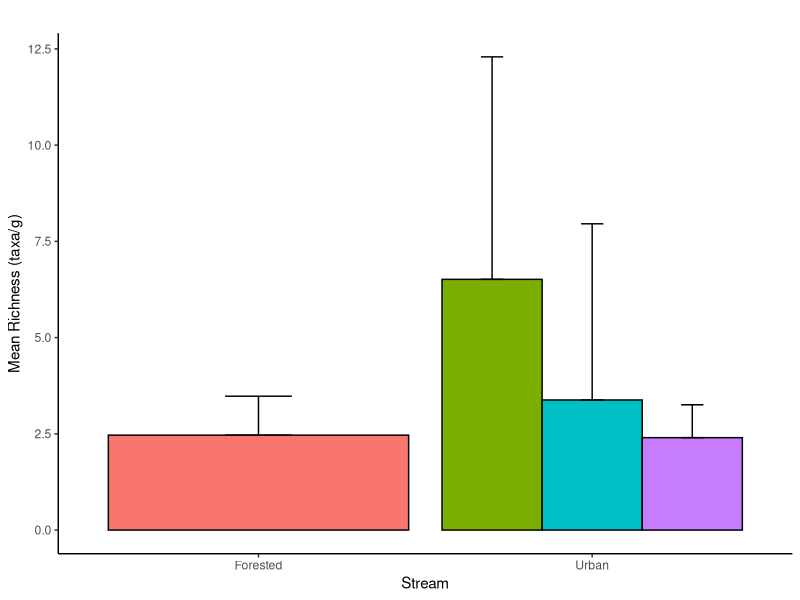
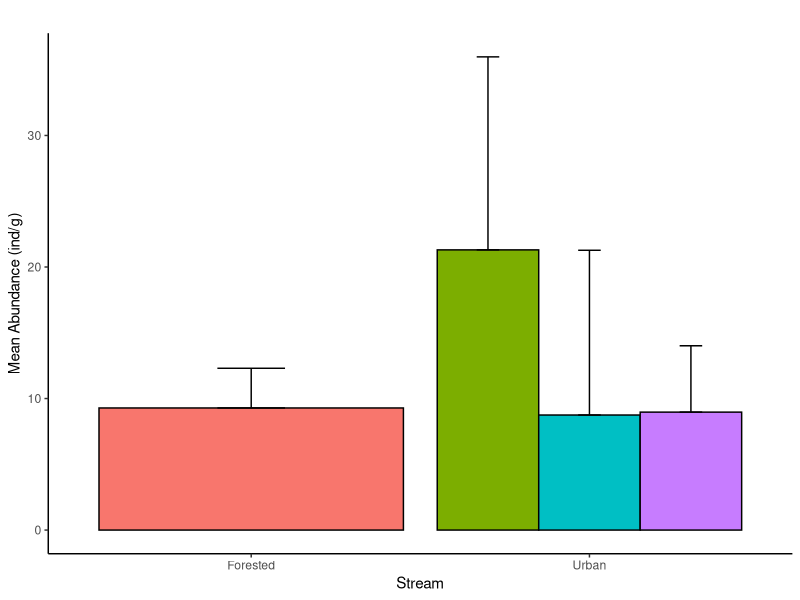
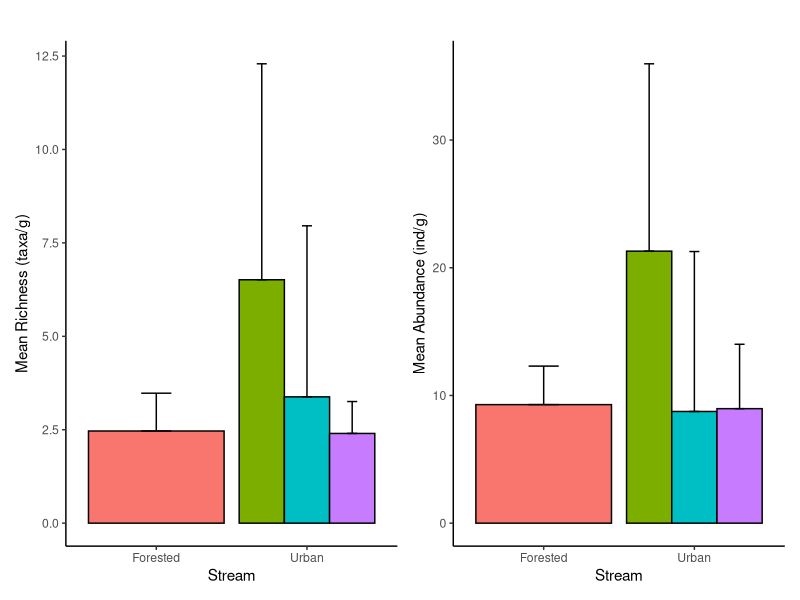

R code for these plots, in order: (Note: this script raises an error after producing the figures.)




library(readxl)
library(dplyr)
library(ggplot2)
library(patchwork)

data <- read_excel('Sum_Stream_Data.xlsx', sheet = 'Macros')
head(data,6)


result <- data %>%
  group_by(Stream, Pack) %>%
  summarize(SumDistinctFamily = sum(n_distinct(Family)),
            FirstWeightFinal = first(Weight_final),
            total_corrected = SumDistinctFamily / FirstWeightFinal) %>%
  ungroup()


result

# Summarize by stream
summary_richness <- result %>%
  group_by(Stream) %>%
  summarise(Mean_Fam_richness = mean(total_corrected),
            SD_Fam_richness = sd(total_corrected))


# Create a new column for grouping
summary_richness$Group <- ifelse(summary_richness$Stream %in% 
                                   c("Brown", "Stevensville"), "Forested", "Urban")

# Create barplot
p_c <- ggplot(summary_richness, aes(x = Group, y = Mean_Fam_richness, fill = Stream)) +
  geom_bar(stat = "identity", position = "dodge", color = "black") +
  geom_errorbar(aes(ymin = Mean_Fam_richness, ymax = Mean_Fam_richness + SD_Fam_richness),
                position = position_dodge(0.9), width = 0.2) +
  labs(title = "",
       x = "Stream",
       y = "Mean Richness (taxa/g)") +
  theme_classic() +
  theme(legend.position = "none")
  

p_c



#ANOVA

anova_richness <- result %>%
  group_by(Stream, Pack) %>%
  slice(1) %>%
  ungroup() %>%
  select(Stream, total_corrected)

anova_richness <- anova_richness %>%
  mutate(landuse = ifelse(Stream %in% c("Brown", "Stevensville"), "Forested", "Urban"))

shapiro.test(anova_richness$total_corrected)
new_total_corrected <- 1/sqrt((anova_richness$total_corrected))
shapiro.test(new_total_corrected)


# Perform one-way ANOVA
result_anova <- aov(new_total_corrected ~ landuse*Stream, data = anova_richness)

# Display the ANOVA table
summary(result_anova)




# Abundance ---------------------------------------------------------------

# Count and sum characters in the Family column by Stream and Pack
result_abundance <- data %>%
  group_by(Stream, Pack) %>%
  summarize(abundance = n(),
            FirstWeightFinal = first(Weight_final),
            abunndance_corrected = abundance / FirstWeightFinal)

result_abundance


# Calculate mean and standard deviation for each stream
summary_abundance <- result_abundance %>%
  group_by(Stream) %>%
  summarize(mean_abundance = mean(abunndance_corrected),
            sd_abundance = sd(abunndance_corrected))


# Create a new column for grouping
summary_abundance$Group <- ifelse(summary_abundance$Stream %in% 
                                    c("Brown", "Stevensville"), "Forested", "Urban")

# Create barplot for abundance
q_c <- ggplot(summary_abundance, aes(x = Group, y = mean_abundance, fill = Stream)) +
  geom_bar(stat = "identity", position = "dodge", color = "black") +
  geom_errorbar(aes(ymin = mean_abundance, ymax = mean_abundance + sd_abundance),
                position = position_dodge(0.9), width = 0.2) +
  labs(title = "",
       x = "Stream",
       y = "Mean Abundance (ind/g)") +
  theme_classic()+
  theme(legend.position = "none")

q_c



p_c + q_c




#ANOVA

anova_abundance <- result_abundance %>%
  group_by(Stream, Pack) %>%
  slice(1) %>%
  ungroup() %>%
  select(Stream, abunndance_corrected)

anova_abundance <- anova_abundance %>%
  mutate(landuse = ifelse(Stream %in% c("Brown", "Stevensville"), "Forested", "Urban"))

shapiro.test(anova_abundance$abunndance_corrected)
new_abunndance_corrected<-log(anova_abundance$abunndance_corrected)
shapiro.test(new_abunndance_corrected)


# Perform one-way ANOVA
result_anova <- aov(new_abunndance_corrected ~ landuse * Stream, data = anova_abundance)

# Display the ANOVA table
summary(result_anova)

# Perform Tukey post-hoc test
TukeyHSD(result_anova)




# Biomass -----------------------------------------------------------------
# Sum biomass column by Stream and Pack
result_biomass <- data %>%
  group_by(Stream, Pack) %>%
  summarize(biomass = sum(biomass),
            FirstWeightFinal = first(Weight_final),
            biomass_corrected = biomass / FirstWeightFinal)

result_biomass


# Calculate mean and standard deviation for each stream
summary_biomass <- result_biomass %>%
  group_by(Stream) %>%
  summarize(mean_biomass = mean(biomass_corrected),
            sd_biomass = sd(biomass_corrected))


# Create a new column for grouping
summary_biomass$Group <- ifelse(summary_biomass$Stream %in% 
                                    c("Brown", "Stevensville"), "Forested", "Urban")



# Create barplot for abundance
biomass_c <- ggplot(summary_biomass, aes(x = Group, y = mean_biomass, fill = Stream)) +
  geom_bar(stat = "identity", position = "dodge", color = "black") +
  geom_errorbar(aes(ymin = mean_biomass, ymax = mean_biomass + sd_biomass),
                position = position_dodge(0.9), width = 0.2) +
  labs(title = "",
       x = "Stream",
       y = "Mean Biomass (mg AFDM/g)") +
  theme_classic()

p_c + q_c + biomass_c



anova_biomass <- result_biomass %>%
  group_by(Stream, Pack) %>%
  slice(1) %>%
  ungroup() %>%
  select(Stream, biomass_corrected)

anova_biomass <- anova_biomass %>%
  mutate(landuse = ifelse(Stream %in% c("Brown", "Stevensville"), "Forested", "Urban"))

shapiro.test(anova_biomass$biomass_corrected)
new_biomass_corrected <- 1/sqrt((anova_biomass$biomass_corrected))
shapiro.test(new_biomass_corrected)


# Perform one-way ANOVA
result_biomass_anova <- aov(new_biomass_corrected ~ Stream + landuse, data = anova_biomass)

# Display the ANOVA table
summary(result_biomass_anova)

# Perform Tukey post-hoc test
TukeyHSD(result_biomass_anova)
